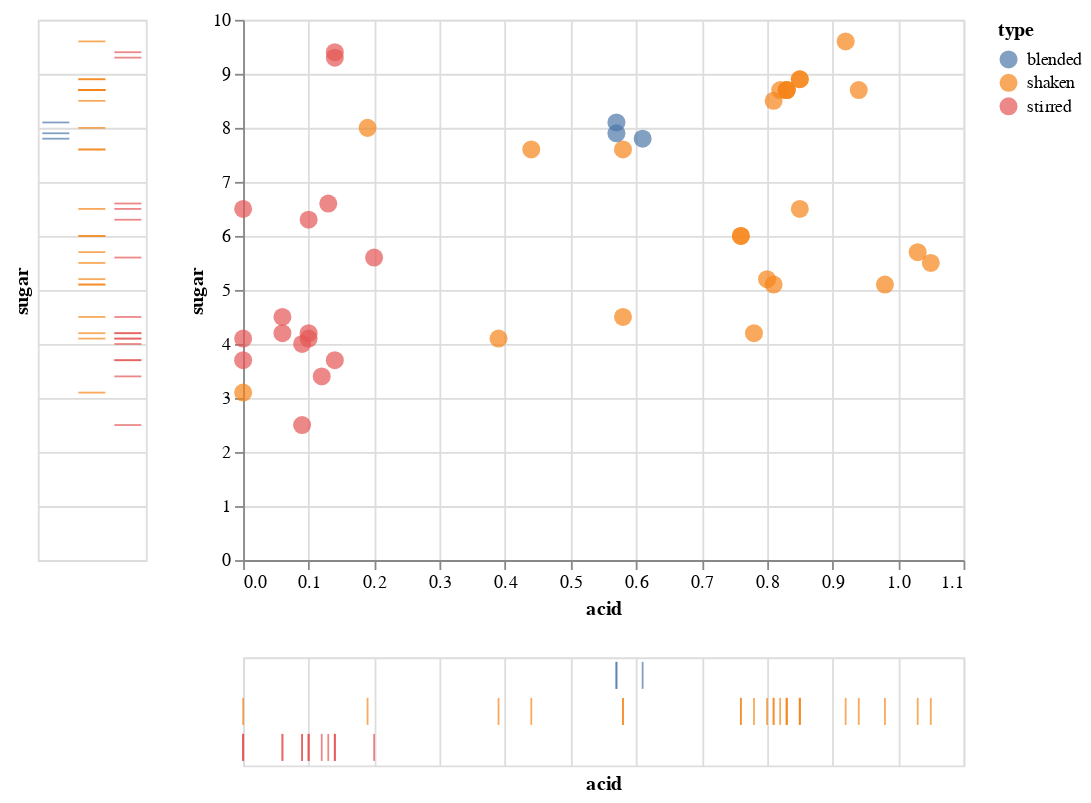

The notebook cell saved with this chart:
### Code cell
# common config
brush = alt.selection(type='interval')
base = alt.Chart(three).add_selection(brush)

# points
points = base.mark_circle(size=100).encode(
    x='acid',
    y='sugar',
    color=alt.condition(brush, 'type', alt.value('grey'))
)

# ticks
tick_axis = alt.Axis(labels=False, domain=False, ticks=False)

sugar = base.mark_tick().encode(
    alt.Y('sugar', axis=tick_axis),
    alt.X('type', title='', axis=tick_axis),
    color=alt.condition(brush, 'type', alt.value('lightgrey'))
)

acid = base.mark_tick().encode(
    alt.Y('type', title='', axis=tick_axis),
    alt.X('acid', axis=tick_axis),
    color=alt.condition(brush, 'type', alt.value('lightgrey'))
)

# all together
sugar | (points & acid)

### Figure 1 — Vega-Lite specification as saved in the notebook (floating-point values rounded to 4 significant figures)
{"config": {"view": {"continuousWidth": 400, "continuousHeight": 300}}, "hconcat": [{"mark": "tick", "encoding": {"color": {"condition": {"type": "nominal", "field": "type", "selection": "selector003"}, "value": "lightgrey"}, "x": {"type": "nominal", "axis": {"domain": false, "labels": false, "ticks": false}, "field": "type", "title": ""}, "y": {"type": "quantitative", "axis": {"domain": false, "labels": false, "ticks": false}, "field": "sugar"}}, "selection": {"selector003": {"type": "interval"}}}, {"vconcat": [{"mark": {"type": "circle", "size": 100}, "encoding": {"color": {"condition": {"type": "nominal", "field": "type", "selection": "selector003"}, "value": "grey"}, "x": {"type": "quantitative", "field": "acid"}, "y": {"type": "quantitative", "field": "sugar"}}, "selection": {"selector003": {"type": "interval"}}}, {"mark": "tick", "encoding": {"color": {"condition": {"type": "nominal", "field": "type", "selection": "selector003"}, "value": "lightgrey"}, "x": {"type": "quantitative", "axis": {"domain": false, "labels": false, "ticks": false}, "field": "acid"}, "y": {"type": "nominal", "axis": {"domain": false, "labels": false, "ticks": false}, "field": "type", "title": ""}}, "selection": {"selector003": {"type": "interval"}}}]}], "data": {"name": "data-4cfbd81e8e3a4b9a09c22b06f7060049"}, "$schema": "https://vega.github.io/schema/vega-lite/v4.8.1.json", "datasets": {"data-4cfbd81e8e3a4b9a09c22b06f7060049": [{"name": "Daiquiri with More Lime", "abv": 14.7, "acid": 0.94, "sugar": 8.7, "type": "shaken", "index": 9, "instructions": "Shake, coupe.", "ingredients": "2 oz white rum (40% abv)<br/>0.875 oz lime juice<br/>3/4 oz simple syrup", "ncotw": "<a href=\"https://www.reddit.com/r/cocktails/comments/1i0sbt/not_cocktail_of_the_week_27_daiquiri/\">#27</a>"}, {"name": "Honeysuckle", "abv": 15.0, "acid": 0.85, "sugar": 8.9, "type": "shaken", "index": 10, "instructions": "Shake, coupe. Garnish with lime wheel.", "ingredients": "2 oz white rum (40% abv)<br/>3/4 oz lime juice<br/>3/4 oz honey syrup", "ncotw": "<a href=\"https://www.reddit.com/r/cocktails/comments/1kd90i/not_cocktail_of_the_week_32_bees_knees/\">#32</a>"}, {"name": "Classic Daiquiri", "abv": 15.0, "acid": 0.85, "sugar": 8.9, "type": "shaken", "index": 11, "instructions": "Shake, coupe.", "ingredients": "2 oz white rum (40% abv)<br/>3/4 oz lime juice<br/>3/4 oz simple syrup", "ncotw": "<a href=\"https://www.reddit.com/r/cocktails/comments/1i0sbt/not_cocktail_of_the_week_27_daiquiri/\">#27</a>"}, {"name": "Blood and Sand", "abv": 15.6, "acid": 0.19, "sugar": 8.0, "type": "shaken", "index": 12, "instructions": "Shake, coupe. (Optionally flamed) orange twist.", "ingredients": "1 oz Scotch (43% abv)<br/>3/4 oz Cherry Herring<br/>3/4 oz sweet vermouth<br> 1/2 oz orange jucie", "ncotw": "<a href=\"https://www.reddit.com/r/cocktails/comments/1yds2e/not_cocktail_of_the_week_59_blood_and_sand/\">#59</a>"}, {"name": "Alexander", "abv": 16.4, "acid": 0.0, "sugar": 3.1, "type": "shaken", "index": 13, "instructions": "Shake, coupe. Grated nutmeg.", "ingredients": "2 oz Cognac (41% abv)<br/>1 oz heavy cream<br/>1/4 oz Demerara syrup", "ncotw": "not yet"}, {"name": "Hemingway Daiquiri", "abv": 16.5, "acid": 0.98, "sugar": 5.1, "type": "shaken", "index": 14, "instructions": "Shake, coupe. Garnish with lime wheel.", "ingredients": "2 oz white rum (40% abv)<br/>3/4 oz lime juice<br/>1/2 oz grapefruit juice<br/>1/2 oz Luxardo Maraschino<br/>2 drops saline solution", "ncotw": "<a href=\"https://www.reddit.com/r/cocktails/comments/1i0sbt/not_cocktail_of_the_week_27_daiquiri/\">#27</a>"}, {"name": "Brown Derby", "abv": 16.6, "acid": 0.44, "sugar": 7.6, "type": "shaken", "index": 15, "instructions": "Shake, coupe. Express and discard grapefruit twist.", "ingredients": "2 oz bourbon (45% abv)<br/>1 oz grapefruit juice<br/>1/2 oz honey syrup", "ncotw": "<a href=\"https://www.reddit.com/r/cocktails/comments/2a9ow3/not_cocktail_of_the_week_79_brown_derby/\">#79</a>"}, {"name": "Cosmopolitan (Modern/Bastardized)", "abv": 16.6, "acid": 1.05, "sugar": 5.5, "type": "shaken", "index": 16, "instructions": "Shake, coupe. Express and discard (optionally flamed) orange twist.", "ingredients": "1 1/2 oz Absolut Citron vodka<br/>3/4 oz Cointreau<br/>3/4 oz cranberry juice<br/>1/2 oz lime juice", "ncotw": "not yet"}, {"name": "Gold Rush", "abv": 17.2, "acid": 0.83, "sugar": 8.7, "type": "shaken", "index": 17, "instructions": "Shake, server over large rock.", "ingredients": "2 oz bourbon (47% abv)<br/>3/4 oz lemon juice<br/>3/4 oz honey syrup", "ncotw": "not yet"}, {"name": "Southside", "abv": 17.2, "acid": 0.83, "sugar": 8.7, "type": "shaken", "index": 18, "instructions": "Shake with handful mint, coupe. Garnish with mint.", "ingredients": "2 oz gin (47% abv)<br/>3/4 oz lemon juice<br/>3/4 oz simple syrup", "ncotw": "<a href=\"https://www.reddit.com/r/cocktails/comments/1jfrqi/not_cocktail_of_the_week_30_southside_and/\">#30</a>"}, {"name": "Bee's Knees", "abv": 17.2, "acid": 0.83, "sugar": 8.7, "type": "shaken", "index": 19, "instructions": "Shake, coupe. Garnish with lemon wheel.", "ingredients": "2 oz gin (47% abv)<br/>3/4 oz lemon juice<br/>3/4 oz honey syrup", "ncotw": "<a href=\"https://www.reddit.com/r/cocktails/comments/1kd90i/not_cocktail_of_the_week_32_bees_knees/\">#32</a>"}, {"name": "20th Century Cocktail", "abv": 17.3, "acid": 0.85, "sugar": 6.5, "type": "shaken", "index": 20, "instructions": "Shake, coupe.", "ingredients": "1 1/2 oz gin (47% abv)<br/>3/4 oz lemon juice<br/>3/4 oz white crme de cacao<br/>3/4 oz Lillet Blanc", "ncotw": "<a href=\"https://www.reddit.com/r/cocktails/comments/2377jm/not_cocktail_of_the_week_67_the_20th_century/\">#67</a>"}, {"name": "Fresh Lime Gimlet", "abv": 17.3, "acid": 0.82, "sugar": 8.7, "type": "shaken", "index": 21, "instructions": "Shake, coupe. Garnish with lime wheel.", "ingredients": "2 oz gin (47.4% abv)<br/>3/4 oz lime juice<br/>3/4 oz simple syrup", "ncotw": "<a href=\"https://www.reddit.com/r/cocktails/comments/28i1dn/not_cocktail_of_the_week_76_gimlet/\">#76</a>"}, {"name": "Corpse Reviver #2", "abv": 17.4, "acid": 1.03, "sugar": 5.7, "type": "shaken", "index": 22, "instructions": "Shake, coupe. Express and discard orange twist.", "ingredients": "3/4 oz lemon juice<br/>3/4 oz gin (47% abv)<br/>3/4 oz Cointreau<br/>3/4 oz Lillet Blanc", "ncotw": "<a href=\"https://www.reddit.com/r/cocktails/comments/1779xr/ncotw_3_corpse_reviver_2/\">#3</a>"}, {"name": "Jack Rose", "abv": 18.2, "acid": 0.81, "sugar": 8.5, "type": "shaken", "index": 23, "instructions": "Shake, coupe.", "ingredients": "2 oz apple brandy (50% abv)<br/>3/4 oz Grenadine<br/>3/4 oz lemon juice<br>1 dash Angostura bitters", "ncotw": "<a href=\"https://www.reddit.com/r/cocktails/comments/1bnysd/not_cocktail_of_the_week_13_jack_rose/\">#13</a>"}, {"name": "Margarita", "abv": 18.5, "acid": 0.76, "sugar": 6.0, "type": "shaken", "index": 24, "instructions": "Shake, coupe (optionally salted rim).", "ingredients": "2 oz blanco tequila (40% abv)<br/>3/4 oz lime juice<br/>3/4 oz Cointreau<br/>1/4 oz simple syrup<br/>5 drops saline solution", "ncotw": "not yet"}, {"name": "Aviation", "abv": 18.7, "acid": 0.81, "sugar": 5.1, "type": "shaken", "index": 25, "instructions": "Shake, coupe.", "ingredients": "2 oz Plymouth gin<br/>3/4 oz lemon juice<br/>1/2 oz Luxardo Maraschino<br/>1/4 oz crem de violette", "ncotw": "not yet"}, {"name": "Sidecar", "abv": 18.9, "acid": 0.76, "sugar": 6.0, "type": "shaken", "index": 26, "instructions": "Shake, coupe. Express and discard orange twist.", "ingredients": "2 oz Cognac (41% abv)<br/>3/4 oz Cointreau<br/>3/4 oz lemon juice<br/>1/4 oz simple syrup", "ncotw": "<a href=\"https://www.reddit.com/r/cocktails/comments/19cmfw/not_cocktail_of_the_week_8_sidecar/\">#8</a>"}, {"name": "Champs-Elysses", "abv": 19.7, "acid": 0.8, "sugar": 5.2, "type": "shaken", "index": 27, "instructions": "Shake, coupe. Express and discard lemon twist.", "ingredients": "2 oz Cognac (41% abv)<br/>3/4 oz lemon juice<br/>1/2 oz Green Chartreuse<br/>1/4 oz simple syrup<br/>1 dash Angostura bitters", "ncotw": "<a href=\"https://www.reddit.com/r/cocktails/comments/209moq/not_cocktail_of_the_week_62_champs_%C3%A9lys%C3%A9es/\">#62</a>"}, {"name": "Last Word", "abv": 20.0, "acid": 0.92, "sugar": 9.6, "type": "shaken", "index": 28, "instructions": "Shake, coupe.", "ingredients": "3/4 oz lime juice<br/>3/4 oz Green Chartreuse<br/>3/4 oz Luxardo Marschino<b4/>3/4 oz Plymouth gin<br/>2 drop saline", "ncotw": "<a href=\"https://www.reddit.com/r/cocktails/comments/14c11h/cocktail_of_the_week_1_last_word/\">COTW #1</a>"}, {"name": "Between the Sheets", "abv": 20.1, "acid": 0.58, "sugar": 4.5, "type": "shaken", "index": 29, "instructions": "Shake, coupe. Express and discard lemon twist.", "ingredients": "1 1/2 oz Cognac (41% abv)<br/>3/4 oz Curacao<br/>1/2 oz white rum (40% abv)<br/>1/2 oz lemon juice", "ncotw": "<a href=\"https://www.reddit.com/r/cocktails/comments/1xqbox/not_cocktail_of_the_week_58_between_the_sheets/\">#58</a>"}, {"name": "Brady Crusta", "abv": 20.2, "acid": 0.58, "sugar": 7.6, "type": "shaken", "index": 30, "instructions": "Shake, coupe (sugar-rimmed). Large lemon spiral.", "ingredients": "2 oz Cognac (41% abv)<br/>1/2 oz Curacao<br/>1/2 oz lemon juice<br/>1/4 oz Luxardo Maraschino", "ncotw": "not yet"}, {"name": "Pegu Club", "abv": 21.0, "acid": 0.78, "sugar": 4.2, "type": "shaken", "index": 31, "instructions": "Shake, coupe. Garnish with lime wheel.", "ingredients": "2 oz gin (47.3% abv)<br/>3/4 oz lime juice<br/>3/4 oz Curacao<br/>1 dash orange bitters<br/>1 dash Angostura bitters", "ncotw": "<a href=\"https://www.reddit.com/r/cocktails/comments/1c3psn/not_cocktail_of_the_week_14_pegu_club/\">#14</a>"}, {"name": "Blinker", "abv": 21.4, "acid": 0.39, "sugar": 4.1, "type": "shaken", "index": 32, "instructions": "Shake, coupe.", "ingredients": "2 oz rye (50% abv)<br/>3/4 oz grapefruit juice<br/>1 bsp raspberry syrup", "ncotw": "not yet"}, {"name": "Negroni", "abv": 20.7, "acid": 0.14, "sugar": 9.4, "type": "stirred", "index": 33, "instructions": "Stir. Coupe or over a large rock. Orange or grapefruit twist.", "ingredients": "1 oz sweet vermouth<br/>1 oz gin (47.3% abv)<br/>1 oz Campari", "ncotw": "<a href=\"https://www.reddit.com/r/cocktails/comments/1aoe1c/not_cocktail_of_the_week_11_negroni/\">#11</a>"}, {"name": "Blackthorn", "abv": 21.1, "acid": 0.1, "sugar": 6.3, "type": "stirred", "index": 34, "instructions": "Stir, coupe. Orange twist.", "ingredients": "1 1/2 oz Plymouth gin<br/>3/4 oz sweet vermouth<br/>3/4 oz sloe gin<br/>2 dashes orange bitters", "ncotw": "not yet"}, {"name": "Hanky Panky", "abv": 22.4, "acid": 0.2, "sugar": 5.6, "type": "stirred", "index": 35, "instructions": "Stir, coupe. Orange twist.", "ingredients": "1 1/2 oz sweet vermouth<br/>1 1/2 oz gin (47% abv)<br/>1 bsp Fernet Branca", "ncotw": "<a href=\"https://www.reddit.com/r/cocktails/comments/5c2njb/not_cocktail_of_the_week_123_hanky_panky/\">#123</a>"}, {"name": "Martinez", "abv": 22.5, "acid": 0.13, "sugar": 6.6, "type": "stirred", "index": 36, "instructions": "Stir, coupe. Lemon twist.", "ingredients": "2 oz Old Tom gin (40% abv)<br/>1 oz sweet vermouth<br/>1/4 oz Luxardo Maraschino<br/>1 dash Angostura bitters<br/>1 dash orange bitters", "ncotw": "<a href=\"https://www.reddit.com/r/cocktails/comments/1ck6v2/not_cocktail_of_the_week_15_martinez/\">#15</a>"}, {"name": "Manhatan (Boubon, 45% abv)", "abv": 24.6, "acid": 0.14, "sugar": 3.7, "type": "stirred", "index": 37, "instructions": "Stir, coupe. Orange twist or cherry.", "ingredients": "2 oz bourbon (45% abv)<br/>1 oz sweet vermouth<br/>2 dashes Angostura bitters", "ncotw": "<a href=\"https://www.reddit.com/r/cocktails/comments/16pciv/not_cocktail_of_the_week_2_the_manhattan/\">#2</a>"}, {"name": "Bobby Burns", "abv": 24.9, "acid": 0.1, "sugar": 4.2, "type": "stirred", "index": 38, "instructions": "Stir, coupe. Lemon twist.", "ingredients": "2 oz Scotch (43% abv)<br/>3/4 oz sweet vermouth<br/>1/4 oz Benedictine", "ncotw": "<a href=\"https://www.reddit.com/r/cocktails/comments/169jv7/cocktail_of_the_week_3_bobby_burns/\">#1</a>"}, {"name": "Rob Roy", "abv": 25.5, "acid": 0.09, "sugar": 2.5, "type": "stirred", "index": 39, "instructions": "Stir, coupe. Lemon twist.", "ingredients": "2.5 oz Scotch (43% abv)<br/>3/4 oz sweet vermouth<br/>2 dashes Angostura bitters", "ncotw": "<a href=\"https://www.reddit.com/r/cocktails/comments/2owdug/not_cocktail_of_the_week_101_rob_roy/\">#101</a>"}, {"name": "Old Pal", "abv": 25.6, "acid": 0.09, "sugar": 4.0, "type": "stirred", "index": 40, "instructions": "Stir, coupe.", "ingredients": "2 oz rye (50% abv)<br/>3/4 oz Campari<br/>3/4 oz dry vermouth", "ncotw": "<a href=\"https://www.reddit.com/r/cocktails/comments/2sfsns/not_cocktail_of_the_week_105_old_pal/\">#105</a>"}, {"name": "Vieux Carre", "abv": 25.9, "acid": 0.1, "sugar": 4.1, "type": "stirred", "index": 41, "instructions": "Stir, serve over large rock.", "ingredients": "1 oz rye (50% abv)<br/>1 oz Cognac (41% abv)<br/>3/4 oz sweet vermouth<br/>1/4 oz Benedictine<br/>1 dash Angostura bitters<br/>1 dash Peychaud's bitters", "ncotw": "<a href=\"https://www.reddit.com/r/cocktails/comments/1a8cs5/not_cocktail_of_the_week_10_vieux_carr%C3%A9/\">#10</a>"}, {"name": "Brooklyn", "abv": 26.3, "acid": 0.06, "sugar": 4.2, "type": "stirred", "index": 42, "instructions": "Stir, coupe. Garnish with cherry.", "ingredients": "2 oz rye (50% abv)<br/>1/2 oz Amer Picon<br/>1/2 oz dry vermouth<br/>1/4 oz Luxardo Maraschino<br/>1 dash Angostura bitters", "ncotw": "<a href=\"https://www.reddit.com/r/cocktails/comments/2ni3ba/not_cocktail_of_the_week_99_the_brooklyn/\">#99</a>"}, {"name": "Bijou", "abv": 27.1, "acid": 0.14, "sugar": 9.3, "type": "stirred", "index": 43, "instructions": "Stir, coupe. Lemon twist or cherry.", "ingredients": "1 oz gin (47.3% abv)<br/>1 oz sweet vermouth<br/>1 oz Green Chartreuse<br/>1 dash orange bitters", "ncotw": "<a href=\"https://www.reddit.com/r/cocktails/comments/2ypbjw/not_cocktail_of_the_week_109_bijou/\">#109</a>"}, {"name": "Manhatan (Rye, 50% abv)", "abv": 27.2, "acid": 0.12, "sugar": 3.4, "type": "stirred", "index": 44, "instructions": "Stir, coupe. Orange twist or cherry.", "ingredients": "2 oz rye (50% abv)<br/>0.875 oz sweet vermouth<br/>2 dashes Angostura bitters", "ncotw": "<a href=\"https://www.reddit.com/r/cocktails/comments/16pciv/not_cocktail_of_the_week_2_the_manhattan/\">#2</a>"}, {"name": "Rusty Nail", "abv": 28.8, "acid": 0.0, "sugar": 4.1, "type": "stirred", "index": 45, "instructions": "Stir, serve over large rock. Lemon peel.", "ingredients": "2 oz Scotch (43% abv)<br/>1/2 oz Drambuie", "ncotw": "not yet"}, {"name": "Improved Whiskey Cocktail", "abv": 29.3, "acid": 0.0, "sugar": 6.5, "type": "stirred", "index": 46, "instructions": "Stir, sever over large rock in absinthe-rinsed glass. Lemon twist.", "ingredients": "2 oz rye (50% abv)<br/>1/4 oz Luxardo Maraschino<br/>1/4 oz simple syrup<br/>2 dashes Angostura bitters", "ncotw": "<a href=\"https://www.reddit.com/r/cocktails/comments/1hkxy5/not_cocktail_of_the_week_26_improved_whiskey/\">#26</a>"}, {"name": "De La Louisiane", "abv": 29.3, "acid": 0.06, "sugar": 4.5, "type": "stirred", "index": 47, "instructions": "Stir, coupe. Garnish with cherry.", "ingredients": "2 oz rye (50% abv)<br/>1/2 oz Benedictine<br/>1/2 oz sweet vermouth<br/>3 dashes Peychaud's bitters<br/>3 dashes Angostura bitters<br/>3 dashes absinthe", "ncotw": "<a href=\"https://www.reddit.com/r/cocktails/comments/2tzik7/not_cocktail_of_the_week_106_cocktail_a_la/\">#106</a>"}, {"name": "Widow's Kiss", "abv": 32.3, "acid": 0.0, "sugar": 3.7, "type": "stirred", "index": 48, "instructions": "Stir, coupe.", "ingredients": "2 oz apple brandy (50% abv)<br/>1/4 oz Benedictine<br/>1/4 oz Yellow Chartreuse", "ncotw": "<a href=\"https://www.reddit.com/r/cocktails/comments/1toslc/not_cocktail_of_the_week_51_widows_kiss/\">#51</a>"}, {"name": "Blender Daiquiri", "abv": 15.0, "acid": 0.57, "sugar": 8.1, "type": "blended", "index": 50, "instructions": "Blend with 120 g ice, strain, coupe.", "ingredients": "2 1/2 oz water<br/>2 1/4 oz sugard 80-proof rum<br/>1/2 oz lime juice<br/>4 drops saline solution", "ncotw": "not yet"}, {"name": "Blender Margarita", "abv": 17.2, "acid": 0.57, "sugar": 7.9, "type": "blended", "index": 51, "instructions": "Blend with 120 g ice, strain, coupe.", "ingredients": "2 1/2 oz water<br/>1 oz Cointreau<br/>3/4 oz white mezcal<br/>1/2 oz Yellow Chartreuse<br/>1/2 oz lime juice<br/>10 drops Hellfire bitters", "ncotw": "not yet"}, {"name": "Blender Whiskey Sour", "abv": 16.7, "acid": 0.61, "sugar": 7.8, "type": "blended", "index": 52, "instructions": "Blend with 120 g ice, strain, coupe.", "ingredients": "2 1/2 oz water<br/>2 oz sugared 100-proof rye<br/>1/2 oz lemon juice<br/>1/4 oz orange juice<br/>4 drops saline solution", "ncotw": "not yet"}]}}
